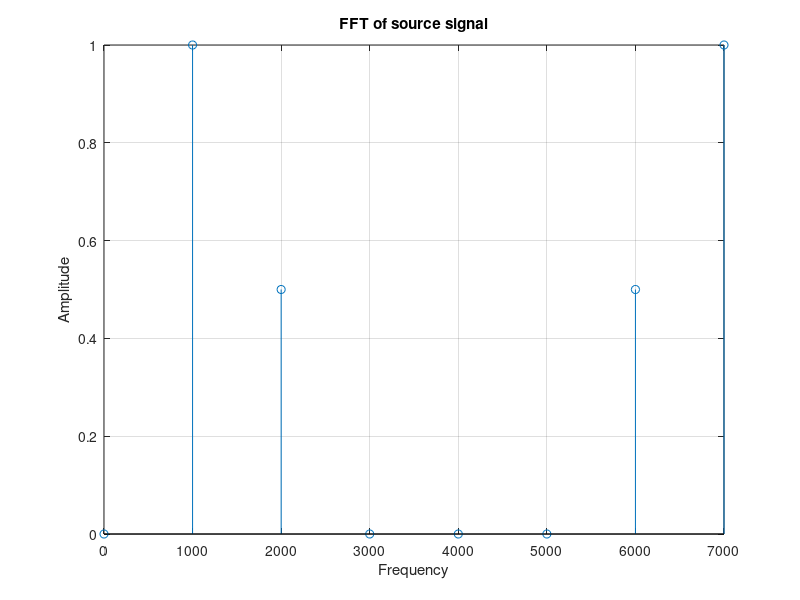

Reproduce this figure in MATLAB.
clear, clc, close all;

%% create signal from two harmonics
fs = 8000;
ts = 0 : 1/fs : 0.001-1/fs;
N = length(ts);

x = sin(2*pi*1000*ts) + 0.5*sin(2*pi*2000*ts+3*pi/4);

S = 2*abs(fft(x))/N;
f = 0 : fs/N : fs-fs/N;
stem(f,S), grid on, title('FFT of source signal');
xlabel('Frequency'), ylabel('Amplitude');

%% Calc around one count of DFT
X = 0;
m = 2;
for n = 1 : N
    X = X + x(n)*(cos(2*pi*(n-1)*m/N)-1i*sin(2*pi*(n-1)*m/N));
end

X = 2*abs(X)/N;

% view result
disp("Calc around one count of DFT:");
disp(X);

%% Goertzel algorithm
u1 = 0;
u2 = 0;
w = 2*pi*m/N;
for n = 1:N
    u0 = 2*cos(w)*u1-u2+x(n);
    u2 = u1;
    u1 = u0;
end
y = u0 - exp(-1i*w)*u2;

Y = 2*abs(y)/N;
disp("Calc with Goertzel algorithm:");
disp(Y);
